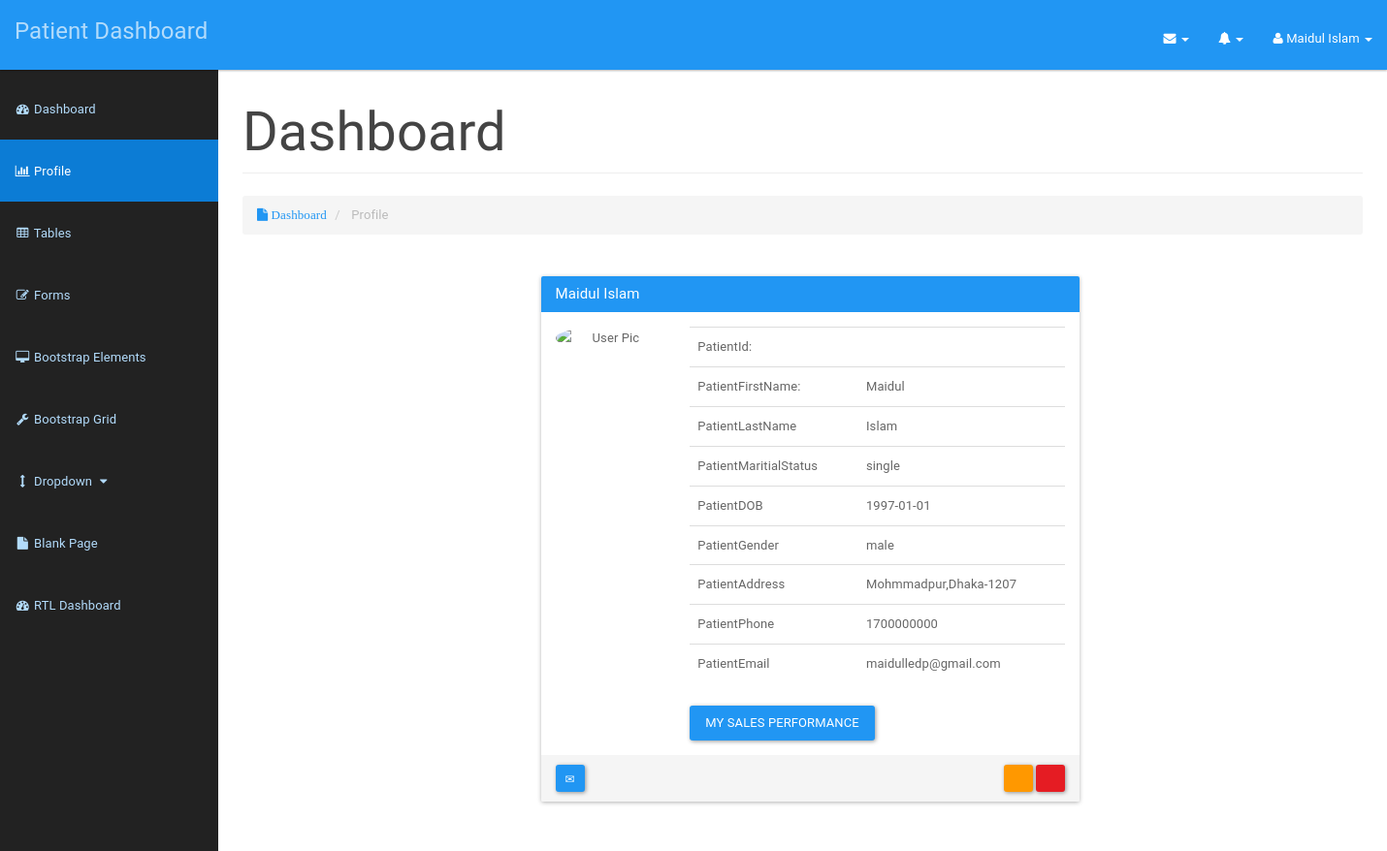
/patient/patientprofile.php (signed in), run on the app's committed database.
### tables this page shows
CREATE TABLE `patient` (
  `icPatient` bigint(12) NOT NULL,
  `password` varchar(20) NOT NULL,
  `patientFirstName` varchar(20) NOT NULL,
  `patientLastName` varchar(20) NOT NULL,
  `patientMaritialStatus` varchar(10) NOT NULL,
  `patientDOB` date NOT NULL,
  `patientGender` varchar(10) NOT NULL,
  `patientAddress` varchar(100) NOT NULL,
  `patientPhone` varchar(15) NOT NULL,
  `patientEmail` varchar(100) NOT NULL
);

### patient/patientprofile.php (the view, shortened to what this page needs)
<?php
include_once '../assets/conn/dbconnect.php';
$res=mysqli_query($con,"SELECT * FROM patient WHERE icPatient=".$_SESSION['patientSession']);
$userRow=mysqli_fetch_array($res,MYSQLI_ASSOC);
?>
<!DOCTYPE html>
<html lang="en">
    <head>
        <link href="assets/css/style.css" rel="stylesheet">
        <link href="assets/css/material.css" rel="stylesheet">
        <link href="assets/css/sb-admin.css" rel="stylesheet">
        <link href="assets/font-awesome/css/font-awesome.min.css" rel="stylesheet" type="text/css">
    </head>
    <body>
        <div id="wrapper">
            <nav class="navbar navbar-inverse navbar-fixed-top" role="navigation">
                <div class="navbar-header">
                    <a class="navbar-brand" href="patientdashboard.html">Patient Dashboard</a>
                </div>
                <ul class="nav navbar-right top-nav">
                    <li class="dropdown">
                        <a href="#" class="dropdown-toggle" data-toggle="dropdown"><i class="fa fa-envelope"></i> <b class="caret"></b></a>
                    </li>
                    <li class="dropdown">
                        <a href="#" class="dropdown-toggle" data-toggle="dropdown"><i class="fa fa-bell"></i> <b class="caret"></b></a>
                    </li>
                    <li class="dropdown">
                        <a href="#" class="dropdown-toggle" data-toggle="dropdown"><i class="fa fa-user"></i> <?php echo $userRow['patientFirstName']; ?> <?php echo $userRow['patientLastName']; ?> <b class="caret"></b></a>
                    </li>
                </ul>
                <div class="collapse navbar-collapse navbar-ex1-collapse">
                    <ul class="nav navbar-nav side-nav">
                        <li>
                            <a href="patientdashboard.php"><i class="fa fa-fw fa-dashboard"></i> Dashboard</a>
                        </li>
                        <li class="active">
                            <a href="patientprofile.php"><i class="fa fa-fw fa-bar-chart-o"></i> Profile</a>
                        </li>
                        <li>
                            <a href="tables.html"><i class="fa fa-fw fa-table"></i> Tables</a>
                        </li>
                        <li>
                            <a href="forms.html"><i class="fa fa-fw fa-edit"></i> Forms</a>
                        </li>
                        <li>
                            <a href="bootstrap-elements.html"><i class="fa fa-fw fa-desktop"></i> Bootstrap Elements</a>
                        </li>
                        <li>
                            <a href="bootstrap-grid.html"><i class="fa fa-fw fa-wrench"></i> Bootstrap Grid</a>
                        </li>
                        <li>
                            <a href="javascript:;" data-toggle="collapse" data-target="#demo"><i class="fa fa-fw fa-arrows-v"></i> Dropdown <i class="fa fa-fw fa-caret-down"></i></a>
                        </li>
                        <li>
                            <a href="blank-page.html"><i class="fa fa-fw fa-file"></i> Blank Page</a>
                        </li>
                        <li>
                            <a href="patientdashboard-rtl.html"><i class="fa fa-fw fa-dashboard"></i> RTL Dashboard</a>
                        </li>
                    </ul>
                </div>
            </nav>
            <div id="page-wrapper">
                <div class="container-fluid">
                    <div class="row">
                        <div class="col-lg-12">
                            <h1 class="page-header">
                            Dashboard
                            </h1>
                            <ol class="breadcrumb">
                                <li class="active">
                                    <a href="patientdashboard.php"><i class="fa fa-file"> Dashboard</a></i>
                                </li>
                                <li class="active"> Profile</li>
                            </ol>
                        </div>
                    </div>
                    <div class="container">
                        <div class="row">
                            <div class="col-xs-12 col-sm-12 col-md-6 col-lg-6 col-xs-offset-0 col-sm-offset-0 col-md-offset-3 col-lg-offset-3 toppad" >
                                <div class="panel panel-info">
                                    <div class="panel-heading">
                                        <h3 class="panel-title"><?php echo $userRow['patientFirstName']; ?> <?php echo $userRow['patientLastName']; ?></h3>
                                    </div>
                                    <div class="panel-body">
                                        <div class="row">
                                            <div class="col-md-3 col-lg-3 " align="center"> <img alt="User Pic" src="http://www.readingfc.co.uk/images/common/bg_player_profile_default_big.png" class="img-circle img-responsive"> </div>
                                            <form action="<?php echo $editFormAction; ?>" method="post" name="form1" id="form1">
                                                <div class=" col-md-9 col-lg-9 ">
                                                    <table class="table table-user-information" align="center">
                                                        <tbody>
                                                            <tr>
                                                                <td>PatientId:</td>
                                                                <td><?php echo $userRow['patientId']; ?></td>
                                                            </tr>
                                                            <tr>
                                                                <td>PatientFirstName:</td>
                                                                <td><?php echo $userRow['patientFirstName']; ?></td>
                                                            </tr>
                                                            <tr>
                                                                <td>PatientLastName</td>
                                                                <td><?php echo $userRow['patientLastName']; ?></td>
                                                            </tr>
                                                            <tr>
                                                                <td>PatientMaritialStatus</td>
                                                                <td><?php echo $userRow['patientMaritialStatus']; ?></td>
                                                            </tr>
                                                            <tr>
                                                                <td>PatientDOB</td>
                                                                <td><?php echo $userRow['patientDOB']; ?></td>
                                                            </tr>
                                                            <tr>
                                                                <td>PatientGender</td>
                                                                <td><?php echo $userRow['patientGender']; ?></td>
                                                            </tr>
                                                            <tr>
                                                                <td>PatientAddress</td>
                                                                <td><?php echo $userRow['patientAddress']; ?>
                                                                </td>
                                                            </tr>
                                                            <tr>
                                                                <td>PatientPhone</td>
                                                                <td><?php echo $userRow['patientPhone']; ?>
                                                                </td>
                                                            </tr>
                                                            <tr>
                                                                <td>PatientEmail</td>
                                                                <td><?php echo $userRow['patientEmail']; ?>
                                                                </td>
                                                            </tr>
                                                        </tbody>
                                                    </table>
                                                    <a href="#" class="btn btn-primary">My Sales Performance</a>
                                                </div>
                                            </form>
                                            </div>
                                        </div>
                                        <div class="panel-footer">
                                            <a data-original-title="Broadcast Message" data-toggle="tooltip" type="button" class="btn btn-sm btn-primary"><i class="glyphicon glyphicon-envelope"></i></a>
                                            <span class="pull-right">
                                                <a href="edit.html" data-original-title="Edit this user" data-toggle="tooltip" type="button" class="btn btn-sm btn-warning"><i class="glyphicon glyphicon-edit"></i></a>
                                                <a data-original-title="Remove this user" data-toggle="tooltip" type="button" class="btn btn-sm btn-danger"><i class="glyphicon glyphicon-remove"></i></a>
                                            </span>
                                        </div>
                                    </div>
                                </div>
                            </div>
                        </div>
                    </div>
                </div>
            </div>
        </body>
    </html>

### patient/assets/css/style.css (style rules this page uses)
.table-user-information > tbody > tr { border-top: 1px solid rgb(221, 221, 221); }
.table-user-information > tbody > tr:first-child { border-top: 0; }
.table-user-information > tbody > tr > td { border-top: 0; }
.toppad { margin-top: 20px; }
.col-lg-3 { padding-left: 20px; }
.panel-info > .panel-heading { background-color: #2196F3 !important; }

### patient/assets/css/sb-admin.css (style rules this page uses)
body { margin-top: 100px; background-color: #222; }
@media (min-width:768px) { body { margin-top: 50px; } }
#wrapper { padding-left: 0; }
#page-wrapper { min-height: 900px !important; width: 100%; padding: 0; background-color: #fff; }
@media (min-width:768px) { #wrapper { padding-left: 225px; } }
@media (min-width:768px) { #page-wrapper { padding: 10px; } }
.top-nav { padding: 0 15px; }
.top-nav>li { display: inline-block; float: left; }
.top-nav>li>a { padding-top: 17px; padding-bottom: 10px; line-height: 45px; color: white; }
@media (min-width:768px) { .side-nav { position: fixed; top: 80px; left: 225px; width: 225px; margin-left: -225px; border: none; border-radius: 0; overflow-y: auto; background-color: #222; bottom: 0; overflow-x: hidden; padding-bottom: 40px; } }
@media (min-width:768px) { .side-nav>li>a { width: 225px; } }

### data on the page
patient: patientFirstName "Maidul", patientLastName "Islam", patientMaritialStatus "single", patientDOB "1997-01-01", patientGender "male", patientAddress "Mohmmadpur,Dhaka-1207", patientPhone "1700000000", patientEmail "maidulledp@gmail.com"
